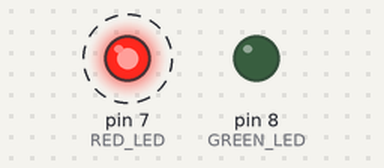
A sketch run on a simulated Arduino Uno, built with avr-gcc and run on an emulated ATmega328P. Shown: output pins drawn as LEDs (lit = HIGH). Dashed ring = blinking. What the sketch prints to the serial monitor is not drawn.

Above: at 2.2 s.
Timing chart, 0 to 5.0 s (numbered marks = the images above):
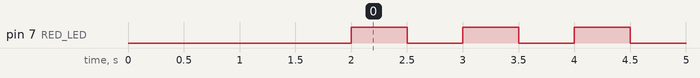

Measured:
- by itself, pin 7 (RED_LED): alternates HIGH for 0.50 s and LOW for 0.50 s

The sketch:

CTF-LED.ino
```cpp
/**
* Code from example 2 -- Locked Chip (target of the attack).
*/
#include "asm.h"

// define LED pins
#define RED_LED 7
#define GREEN_LED 8

// vulnerable status variable
uint8_t status = 0;

// main function which accesses the status variable
void checkStatus() {
    // force the global variable to a register to use in Assembly
    register uint8_t localStatus;

    // Assembly code
    asmCheckStatus(localStatus);

    // update global variable
    status = localStatus;
}

// the setup function runs once
void setup() {
    // initialize Serial communication
    Serial.begin(19200);

    // set LED pins to output mode
    pinMode(RED_LED, OUTPUT);
    pinMode(GREEN_LED, OUTPUT);

    // turn off LEDs
    digitalWrite(GREEN_LED, LOW);
    digitalWrite(RED_LED, LOW);
    delay(2000);

    Serial.println("Chip booted successfully.");
}

// the loop function executes in an infinite loop
void loop() {
    // 1st infinite loop
    while(!status) {
        Serial.println("Chip status: locked");

        // turn on the red LED (we can use this as a signal to synchronize the attack)
        digitalWrite(RED_LED, HIGH);

        // call the target function
        checkStatus();
        delay(500);

        // turn off the red LED
        digitalWrite(RED_LED, LOW);
        delay(500);
    }

    // turn off the red LED and turn on the green LED
    digitalWrite(RED_LED, LOW);
    digitalWrite(GREEN_LED, HIGH);

    // 2nd infinite loop the target of the attack is to get the program here
    while(1) {
        Serial.println("Chip status: unlocked");
        delay(1000);
    }
}
```

asm.h
```cpp
/**
* Macros for C Inline Assembly
*/

// set logic 1 on on port using SBI instruction
#define setPortOn(port, bit) \
__asm__ volatile ( \
    "sbi %0, %1"    "\n\t" \
    : /* No Outputs */ \
    : "I" (port), "i" (bit) \
    : /* No Clobbers */ \
)

// set logic 0 on on port using SBI instruction
#define setPortOff(port, bit) \
__asm__ volatile ( \
    "cbi %0, %1"    "\n\t" \
    : /* No Outputs */ \
    : "I" (port), "i" (bit) \
    : /* No Clobbers */ \
)

// vulnerable obfuscated part in Assembly, the output in 'status' is always 0
// the goal of the attack is changing the output of this function to a non-zero value
#define asmCheckStatus(status) \
__asm__ volatile ( \
    "ldi %0, 0xFF"      "\n\t" \
    "ldi r24, 0x20"     "\n\t" \
    "ldi r25, 0x0F"     "\n\t" \
    "ldi r26, 0xAA"     "\n\t" \
    "mov r3, r26"       "\n\t" \
    "dec %0"            "\n\t" \
    "add %0, r24"       "\n\t" \
    "sub %0, r25"       "\n\t" \
    "or %0, r26"        "\n\t" \
    "add r26, r25"      "\n\t" \
    "add %0, r26"       "\n\t" \
    "clr r26"           "\n\t" \
    "sub r26, r24"      "\n\t" \
    "eor %0, r3"        "\n\t" \
    "inc %0"            "\n\t" \
    "sub r24, r26"      "\n\t" \
    "add %0, r24"       "\n\t" \
    "and r24, %0"       "\n\t" \
    "or r26, r24"       "\n\t" \
    "add r24, r26"      "\n\t" \
    "and r3, r24"       "\n\t" \
    "eor %0, r3"        "\n\t" \
    "sub %0, r24"       "\n\t" \
    "add r26, r25"      "\n\t" \
    "or r26, r24"       "\n\t" \
    "inc r26"           "\n\t" \
    "sub %0, r26"       "\n\t" \
    "eor r3, r3"        "\n\t" \
    "mov r25, r3"       "\n\t" \
    "ldi r25, 0x2F"     "\n\t" \
    "or %0, r25"        "\n\t" \
    "inc %0"            "\n\t" \
    : "=r" (status) \
    : /* No inputs */ \
    : "r3", "r24", "r25", "r26" \
)
```
